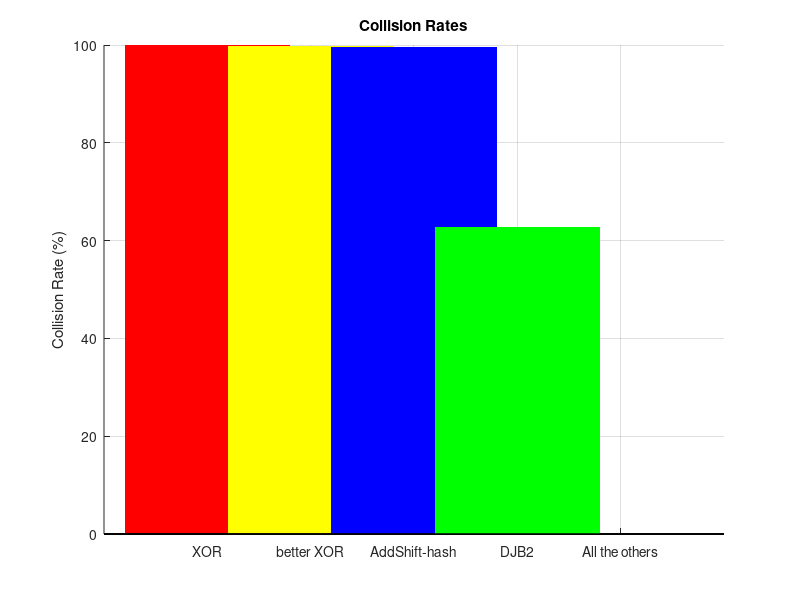

MATLAB code for this plot:
clc
clear
close all

% hash functions
hash_names = {'All the others','DJB2','AddShift-hash','XOR','better XOR'};

% times (seconds)
collisions_rate = [0.05, 62.7744, 99.5455, 99.9232, 99.8956];

% colours
colors = [1 0 1;    % rosso
          0 1 0;    % verde
          0 0 1;    % blu
          1 0 0;    % magenta
          1 1 0];   % giallo

% sorted times
[collisions_sorted, idx] = sort(collisions_rate, 'descend');
hash_names_sorted = hash_names(idx);
colors_sorted = colors(idx, :);

% plot
figure; 
hold on;

for i = 1:numel(collisions_sorted)
    bar(i, collisions_sorted(i), 'FaceColor', colors_sorted(i,:), 'EdgeColor', 'none');
end

set(gca, 'XTick', 1:numel(collisions_sorted), 'XTickLabel', hash_names_sorted);
ylabel('Collision Rate (%)');
title('Collision Rates');
grid on;
hold off;
